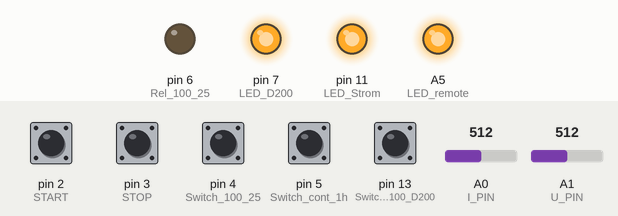
This sketch was run on a simulated Arduino Mega 2560, built with avr-gcc and run on an emulated ATmega2560. On the bench: output pins drawn as LEDs (lit = HIGH). Inputs (shaded band) come from the test bench; at power-on: pin 2 (START), pin 3 (STOP), pin 4 (Switch_100_25), pin 5 (Switch_cont_1h), pin 13 (Switch_D100_D200) HIGH, A0 (I_PIN) = 512, A1 (U_PIN) = 512.

Above: at 1.2 s.
1.3 s: pin 4 (Switch_100_25) pulled LOW for 1 s
At 2.8 s:
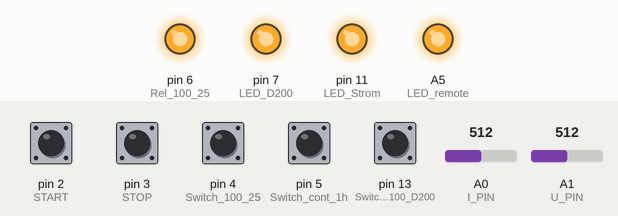
4.5 s: pin 13 (Switch_D100_D200) pulled LOW for 1 s
At 5.7 s:
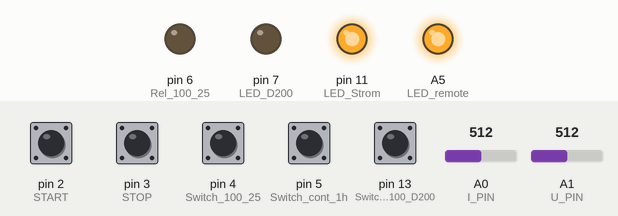
7.6 s: pin 4 (Switch_100_25) driven LOW and pin 13 (Switch_D100_D200) driven LOW
At 9.3 s:
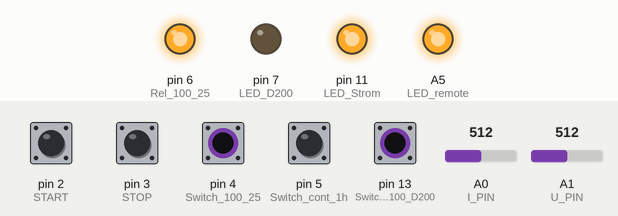
9.6 s: pin 4 (Switch_100_25) driven HIGH
At 11.3 s:
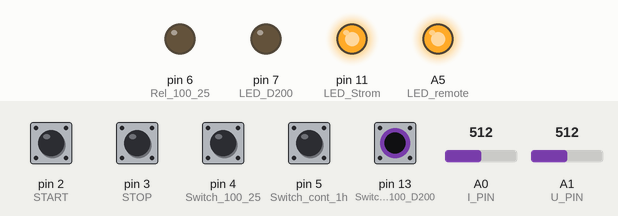
11.7 s: pin 4 (Switch_100_25) driven LOW
At 13.3 s:
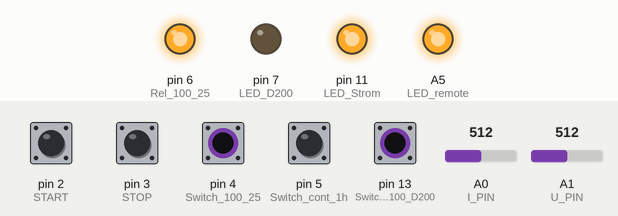
Timing chart, 0 to 14.7 s (numbered marks = the images above; inputs shaded):
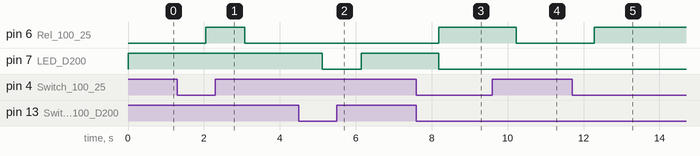

The sketch:

LSN1.ino
```cpp
/***********************************************************************
  Programmer:
    Name: A.Sp.
    Date: 20.08.2020
    Version: LSN1, Jul 2019
************************************************************************/

#include <Arduino.h>

unsigned long  Leistung;
float Strom, Spannung, I, U;
unsigned long time, starttime, stoptime;
const int START = 2;              //Interrupt 1
const int STOP = 3;               //Interrupt 0
const int Switch_100_25 = 4;      //Schalter 100%-25%, "0"=100%
const int Switch_cont_1h = 5;     //Schalter 1h-cont,  "0"=cont.
const int Rel_100_25 = 6;         //Relais, "0"=25%
const int LED_D200 = 7;           //"1"=D200, LED und Stromred.
const int NEX_angeschl = 8;       //"0"=Pumpe angeschlossen
const int LED_Strom = 11;         //"0"=Strom EIN
const int Vent = 12;              //"1"=Lüfter EIN
const int Switch_D100_D200 = 13;  //Schalter D100-D200, "0"=D100
const int LED_remote = A5;        //"0"=remote LED
const int I_PIN = A0;
const int U_PIN = A1;

void setup() {
  analogReference(EXTERNAL);
  pinMode(START, INPUT_PULLUP); digitalWrite(START, HIGH);
  pinMode(STOP, INPUT_PULLUP); digitalWrite(STOP, HIGH);
  pinMode(Switch_100_25, INPUT_PULLUP); digitalWrite(Switch_100_25, HIGH);
  pinMode(Switch_cont_1h, INPUT_PULLUP); digitalWrite(Switch_cont_1h, HIGH);
  pinMode(Switch_D100_D200, INPUT_PULLUP); digitalWrite(Switch_D100_D200, HIGH);
  pinMode(NEX_angeschl, INPUT_PULLUP); digitalWrite(NEX_angeschl, HIGH);
  pinMode(LED_remote, OUTPUT); digitalWrite(LED_remote, HIGH);
  pinMode(Rel_100_25, OUTPUT);
  pinMode(LED_D200, OUTPUT);
  pinMode(LED_Strom, OUTPUT); digitalWrite(LED_Strom, HIGH);
  attachInterrupt(1, starten, FALLING);
  attachInterrupt(0, stoppen, FALLING);
  Serial1.begin(9600);
}
void loop() {
  Pumpentyp();
  Power();
  timer();
  Imessen();
  Umessen();
  Prechnen();
  Monitor();
  delay (1000);
}

void Pumpentyp() {
  int val;
  val = digitalRead(Switch_D100_D200);
  if (val == LOW) {
    digitalWrite(LED_D200, LOW);
  }
  else
  {
    digitalWrite(LED_D200, HIGH);
  }
}

void Power() {
  int val;
  val = digitalRead(Switch_100_25);
  if (val == HIGH) {
    digitalWrite(Rel_100_25, LOW);
  }
  else
  {
    digitalWrite(Rel_100_25, HIGH);
  }
}

void starten() {
  int val;
  val = digitalRead(NEX_angeschl);
  if (val == LOW) {
    time = millis();
    stoptime = time + 3600000;   //1 Stunde
    digitalWrite(LED_Strom, LOW);
    digitalWrite(Vent, HIGH);
  }
}

void stoppen() {
  digitalWrite(LED_Strom, HIGH);
  digitalWrite(Vent, LOW);
}

void timer() {
  int val;
  time = millis();
  val = digitalRead(Switch_cont_1h);
  if (val == LOW) {
    stoptime = time + 3600000;
  }
  if (time > stoptime) {
    digitalWrite(LED_Strom, HIGH);
    digitalWrite(Vent, LOW);
  }
}

void Imessen() {
  unsigned int Wert10bit;
  Wert10bit = ADC10bit(I_PIN);
  Strom = Wert10bit * 9.65;  //mA !
  I = Strom / 1000;           //A !
}

void Umessen() {
  unsigned int Wert10bit;
  Wert10bit = ADC10bit(U_PIN);
  Spannung = Wert10bit * 15;
  Spannung = Spannung - (Strom / 10); //mV !
  U = Spannung / 1000;                //V !
}

void Prechnen() {
  Leistung = Spannung * Strom / 1000000 ; //Watt
}

int ADC10bit (int kanal) {
  unsigned int Wert10bit, ADCwert, i = 0, summe = 0;
  while (i < 10) {
    ADCwert = analogRead(kanal);
    summe = summe + ADCwert;
    delay(1);
    i++;
  }
  return (summe / 10);
}

void Monitor() {
  Serial1.print(I, 1);
  Serial1.print("A ");
  Serial1.print(U, 1);
  Serial1.print("V ");
  Serial1.print(Leistung);
  Serial1.print("W");
  Serial1.println();
}
```

Measured:
- after the input at 1.3 s, pin 6 (Rel_100_25): LOW → HIGH after 0.75 s, → LOW 1.0 s later
- after the input at 4.5 s, pin 7 (LED_D200): HIGH → LOW after 0.62 s, → HIGH 1.0 s later
- after the input at 7.6 s, pin 6 (Rel_100_25): LOW → HIGH after 0.59 s; pin 7 (LED_D200): HIGH → LOW after 0.59 s
- after the input at 9.6 s, pin 6 (Rel_100_25): HIGH → LOW after 0.63 s
- after the input at 11.7 s, pin 6 (Rel_100_25): LOW → HIGH after 0.58 s
